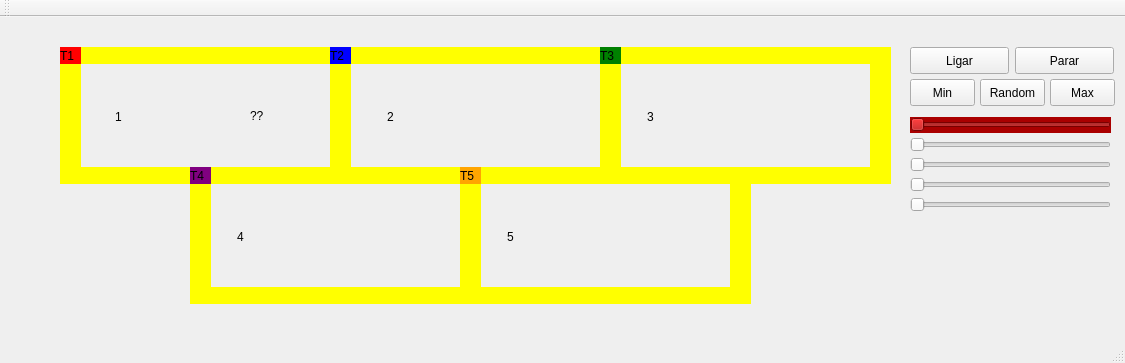
<?xml version="1.0" encoding="UTF-8"?>
<ui version="4.0">
 <class>MainWindow</class>
 <widget class="QMainWindow" name="MainWindow">
  <property name="geometry">
   <rect>
    <x>0</x>
    <y>0</y>
    <width>1125</width>
    <height>363</height>
   </rect>
  </property>
  <property name="windowTitle">
   <string>MainWindow</string>
  </property>
  <widget class="QWidget" name="centralWidget">
   <widget class="QLabel" name="label_trem1">
    <property name="geometry">
     <rect>
      <x>60</x>
      <y>30</y>
      <width>21</width>
      <height>17</height>
     </rect>
    </property>
    <property name="styleSheet">
     <string notr="true">QLabel { background: red}</string>
    </property>
    <property name="text">
     <string>T1</string>
    </property>
   </widget>
   <widget class="QLabel" name="label_trilho1_1">
    <property name="geometry">
     <rect>
      <x>80</x>
      <y>30</y>
      <width>250</width>
      <height>17</height>
     </rect>
    </property>
    <property name="styleSheet">
     <string notr="true">QLabel { background: yellow}</string>
    </property>
    <property name="text">
     <string/>
    </property>
   </widget>
   <widget class="QLabel" name="label_trilho1_3">
    <property name="geometry">
     <rect>
      <x>80</x>
      <y>150</y>
      <width>250</width>
      <height>17</height>
     </rect>
    </property>
    <property name="styleSheet">
     <string notr="true">QLabel { background: yellow}</string>
    </property>
    <property name="text">
     <string/>
    </property>
   </widget>
   <widget class="QLabel" name="label_trilho1_2">
    <property name="geometry">
     <rect>
      <x>330</x>
      <y>30</y>
      <width>21</width>
      <height>137</height>
     </rect>
    </property>
    <property name="styleSheet">
     <string notr="true">QLabel { background: yellow}</string>
    </property>
    <property name="text">
     <string/>
    </property>
   </widget>
   <widget class="QLabel" name="label_trilho1_4">
    <property name="geometry">
     <rect>
      <x>60</x>
      <y>30</y>
      <width>21</width>
      <height>137</height>
     </rect>
    </property>
    <property name="styleSheet">
     <string notr="true">QLabel { background: yellow}</string>
    </property>
    <property name="text">
     <string/>
    </property>
   </widget>
   <widget class="QPushButton" name="pb_liga">
    <property name="geometry">
     <rect>
      <x>910</x>
      <y>30</y>
      <width>99</width>
      <height>27</height>
     </rect>
    </property>
    <property name="text">
     <string>Ligar</string>
    </property>
   </widget>
   <widget class="QPushButton" name="pb_para">
    <property name="geometry">
     <rect>
      <x>1015</x>
      <y>30</y>
      <width>99</width>
      <height>27</height>
     </rect>
    </property>
    <property name="text">
     <string>Parar</string>
    </property>
   </widget>
   <widget class="QLabel" name="label_trilho2_2">
    <property name="geometry">
     <rect>
      <x>600</x>
      <y>30</y>
      <width>21</width>
      <height>137</height>
     </rect>
    </property>
    <property name="styleSheet">
     <string notr="true">QLabel { background: yellow}</string>
    </property>
    <property name="text">
     <string/>
    </property>
   </widget>
   <widget class="QLabel" name="label_trilho2_1">
    <property name="geometry">
     <rect>
      <x>350</x>
      <y>30</y>
      <width>250</width>
      <height>17</height>
     </rect>
    </property>
    <property name="styleSheet">
     <string notr="true">QLabel { background: yellow}</string>
    </property>
    <property name="text">
     <string/>
    </property>
   </widget>
   <widget class="QLabel" name="label_trilho2_3">
    <property name="geometry">
     <rect>
      <x>350</x>
      <y>150</y>
      <width>250</width>
      <height>17</height>
     </rect>
    </property>
    <property name="styleSheet">
     <string notr="true">QLabel { background: yellow}</string>
    </property>
    <property name="text">
     <string/>
    </property>
   </widget>
   <widget class="QLabel" name="label_trem2">
    <property name="geometry">
     <rect>
      <x>330</x>
      <y>30</y>
      <width>21</width>
      <height>17</height>
     </rect>
    </property>
    <property name="styleSheet">
     <string notr="true">QLabel { background: blue}</string>
    </property>
    <property name="text">
     <string>T2</string>
    </property>
   </widget>
   <widget class="QLabel" name="label_trilho3_3">
    <property name="geometry">
     <rect>
      <x>620</x>
      <y>150</y>
      <width>250</width>
      <height>17</height>
     </rect>
    </property>
    <property name="styleSheet">
     <string notr="true">QLabel { background: yellow}</string>
    </property>
    <property name="text">
     <string/>
    </property>
   </widget>
   <widget class="QLabel" name="label_trilho3_1">
    <property name="geometry">
     <rect>
      <x>620</x>
      <y>30</y>
      <width>250</width>
      <height>17</height>
     </rect>
    </property>
    <property name="styleSheet">
     <string notr="true">QLabel { background: yellow}</string>
    </property>
    <property name="text">
     <string/>
    </property>
   </widget>
   <widget class="QLabel" name="label_trilho3_2">
    <property name="geometry">
     <rect>
      <x>870</x>
      <y>30</y>
      <width>21</width>
      <height>137</height>
     </rect>
    </property>
    <property name="styleSheet">
     <string notr="true">QLabel { background: yellow}</string>
    </property>
    <property name="text">
     <string/>
    </property>
   </widget>
   <widget class="QLabel" name="label_trilho1_5">
    <property name="geometry">
     <rect>
      <x>210</x>
      <y>270</y>
      <width>250</width>
      <height>17</height>
     </rect>
    </property>
    <property name="styleSheet">
     <string notr="true">QLabel { background: yellow}</string>
    </property>
    <property name="text">
     <string/>
    </property>
   </widget>
   <widget class="QLabel" name="label_trilho2_4">
    <property name="geometry">
     <rect>
      <x>480</x>
      <y>270</y>
      <width>250</width>
      <height>17</height>
     </rect>
    </property>
    <property name="styleSheet">
     <string notr="true">QLabel { background: yellow}</string>
    </property>
    <property name="text">
     <string/>
    </property>
   </widget>
   <widget class="QLabel" name="label_trilho1_6">
    <property name="geometry">
     <rect>
      <x>190</x>
      <y>150</y>
      <width>21</width>
      <height>137</height>
     </rect>
    </property>
    <property name="styleSheet">
     <string notr="true">QLabel { background: yellow}</string>
    </property>
    <property name="text">
     <string/>
    </property>
   </widget>
   <widget class="QLabel" name="label_trilho1_7">
    <property name="geometry">
     <rect>
      <x>460</x>
      <y>150</y>
      <width>21</width>
      <height>137</height>
     </rect>
    </property>
    <property name="styleSheet">
     <string notr="true">QLabel { background: yellow}</string>
    </property>
    <property name="text">
     <string/>
    </property>
   </widget>
   <widget class="QLabel" name="label_trilho2_5">
    <property name="geometry">
     <rect>
      <x>730</x>
      <y>150</y>
      <width>21</width>
      <height>137</height>
     </rect>
    </property>
    <property name="styleSheet">
     <string notr="true">QLabel { background: yellow}</string>
    </property>
    <property name="text">
     <string/>
    </property>
   </widget>
   <widget class="QLabel" name="label">
    <property name="geometry">
     <rect>
      <x>115</x>
      <y>90</y>
      <width>181</width>
      <height>20</height>
     </rect>
    </property>
    <property name="text">
     <string>1</string>
    </property>
   </widget>
   <widget class="QLabel" name="label_2">
    <property name="geometry">
     <rect>
      <x>387</x>
      <y>90</y>
      <width>181</width>
      <height>20</height>
     </rect>
    </property>
    <property name="text">
     <string>2</string>
    </property>
   </widget>
   <widget class="QLabel" name="label_3">
    <property name="geometry">
     <rect>
      <x>647</x>
      <y>90</y>
      <width>191</width>
      <height>20</height>
     </rect>
    </property>
    <property name="text">
     <string>3</string>
    </property>
   </widget>
   <widget class="QLabel" name="label_4">
    <property name="geometry">
     <rect>
      <x>237</x>
      <y>210</y>
      <width>191</width>
      <height>20</height>
     </rect>
    </property>
    <property name="text">
     <string>4</string>
    </property>
   </widget>
   <widget class="QLabel" name="label_5">
    <property name="geometry">
     <rect>
      <x>507</x>
      <y>210</y>
      <width>191</width>
      <height>20</height>
     </rect>
    </property>
    <property name="text">
     <string>5</string>
    </property>
   </widget>
   <widget class="QLabel" name="label_trem3">
    <property name="geometry">
     <rect>
      <x>600</x>
      <y>30</y>
      <width>21</width>
      <height>17</height>
     </rect>
    </property>
    <property name="styleSheet">
     <string notr="true">QLabel { background: green}</string>
    </property>
    <property name="text">
     <string>T3</string>
    </property>
   </widget>
   <widget class="QLabel" name="label_trem4">
    <property name="geometry">
     <rect>
      <x>190</x>
      <y>150</y>
      <width>21</width>
      <height>17</height>
     </rect>
    </property>
    <property name="styleSheet">
     <string notr="true">QLabel { background: purple}</string>
    </property>
    <property name="text">
     <string>T4</string>
    </property>
   </widget>
   <widget class="QLabel" name="label_trem5">
    <property name="geometry">
     <rect>
      <x>460</x>
      <y>150</y>
      <width>21</width>
      <height>17</height>
     </rect>
    </property>
    <property name="styleSheet">
     <string notr="true">QLabel { background: orange}</string>
    </property>
    <property name="text">
     <string>T5</string>
    </property>
   </widget>
   <widget class="QSlider" name="t1_slider">
    <property name="geometry">
     <rect>
      <x>910</x>
      <y>100</y>
      <width>201</width>
      <height>16</height>
     </rect>
    </property>
    <property name="styleSheet">
     <string notr="true">background-color: rgb(170, 0, 0);</string>
    </property>
    <property name="minimum">
     <number>1</number>
    </property>
    <property name="maximum">
     <number>500</number>
    </property>
    <property name="singleStep">
     <number>1</number>
    </property>
    <property name="orientation">
     <enum>Qt::Horizontal</enum>
    </property>
   </widget>
   <widget class="QPushButton" name="pb_min">
    <property name="geometry">
     <rect>
      <x>910</x>
      <y>62</y>
      <width>65</width>
      <height>27</height>
     </rect>
    </property>
    <property name="text">
     <string>Min</string>
    </property>
   </widget>
   <widget class="QPushButton" name="pb_random">
    <property name="geometry">
     <rect>
      <x>980</x>
      <y>62</y>
      <width>65</width>
      <height>27</height>
     </rect>
    </property>
    <property name="text">
     <string>Random</string>
    </property>
   </widget>
   <widget class="QPushButton" name="pb_max">
    <property name="geometry">
     <rect>
      <x>1050</x>
      <y>62</y>
      <width>65</width>
      <height>27</height>
     </rect>
    </property>
    <property name="text">
     <string>Max</string>
    </property>
   </widget>
   <widget class="QSlider" name="t2_slider">
    <property name="geometry">
     <rect>
      <x>910</x>
      <y>120</y>
      <width>201</width>
      <height>16</height>
     </rect>
    </property>
    <property name="styleSheet">
     <string notr="true">background-color: 'blue';</string>
    </property>
    <property name="minimum">
     <number>1</number>
    </property>
    <property name="maximum">
     <number>500</number>
    </property>
    <property name="orientation">
     <enum>Qt::Horizontal</enum>
    </property>
   </widget>
   <widget class="QSlider" name="t3_slider">
    <property name="geometry">
     <rect>
      <x>910</x>
      <y>140</y>
      <width>201</width>
      <height>16</height>
     </rect>
    </property>
    <property name="styleSheet">
     <string notr="true">background-color: 'green';</string>
    </property>
    <property name="minimum">
     <number>1</number>
    </property>
    <property name="maximum">
     <number>500</number>
    </property>
    <property name="orientation">
     <enum>Qt::Horizontal</enum>
    </property>
   </widget>
   <widget class="QSlider" name="t4_slider">
    <property name="geometry">
     <rect>
      <x>910</x>
      <y>160</y>
      <width>201</width>
      <height>16</height>
     </rect>
    </property>
    <property name="styleSheet">
     <string notr="true">background-color: 'purple';</string>
    </property>
    <property name="minimum">
     <number>1</number>
    </property>
    <property name="maximum">
     <number>500</number>
    </property>
    <property name="orientation">
     <enum>Qt::Horizontal</enum>
    </property>
   </widget>
   <widget class="QSlider" name="t5_slider">
    <property name="geometry">
     <rect>
      <x>910</x>
      <y>180</y>
      <width>201</width>
      <height>16</height>
     </rect>
    </property>
    <property name="styleSheet">
     <string notr="true">background-color: 'orange';</string>
    </property>
    <property name="minimum">
     <number>1</number>
    </property>
    <property name="maximum">
     <number>500</number>
    </property>
    <property name="orientation">
     <enum>Qt::Horizontal</enum>
    </property>
   </widget>
   <widget class="QLabel" name="label_6">
    <property name="geometry">
     <rect>
      <x>250</x>
      <y>90</y>
      <width>58</width>
      <height>18</height>
     </rect>
    </property>
    <property name="text">
     <string>??</string>
    </property>
   </widget>
   <zorder>label_trilho2_4</zorder>
   <zorder>label_trilho1_5</zorder>
   <zorder>label_trilho1_7</zorder>
   <zorder>label_trilho2_5</zorder>
   <zorder>label_trilho1_6</zorder>
   <zorder>label_trilho1_1</zorder>
   <zorder>label_trilho1_3</zorder>
   <zorder>label_trilho1_2</zorder>
   <zorder>label_trilho1_4</zorder>
   <zorder>label_trem1</zorder>
   <zorder>pb_liga</zorder>
   <zorder>pb_para</zorder>
   <zorder>label_trilho2_2</zorder>
   <zorder>label_trilho2_1</zorder>
   <zorder>label_trilho2_3</zorder>
   <zorder>label_trem2</zorder>
   <zorder>label_trilho3_3</zorder>
   <zorder>label_trilho3_1</zorder>
   <zorder>label_trilho3_2</zorder>
   <zorder>label</zorder>
   <zorder>label_2</zorder>
   <zorder>label_3</zorder>
   <zorder>label_4</zorder>
   <zorder>label_5</zorder>
   <zorder>label_trem3</zorder>
   <zorder>label_trem4</zorder>
   <zorder>label_trem5</zorder>
   <zorder>t1_slider</zorder>
   <zorder>pb_min</zorder>
   <zorder>pb_random</zorder>
   <zorder>pb_max</zorder>
   <zorder>t2_slider</zorder>
   <zorder>t3_slider</zorder>
   <zorder>t4_slider</zorder>
   <zorder>t5_slider</zorder>
   <zorder>label_6</zorder>
  </widget>
  <widget class="QToolBar" name="mainToolBar">
   <attribute name="toolBarArea">
    <enum>TopToolBarArea</enum>
   </attribute>
   <attribute name="toolBarBreak">
    <bool>false</bool>
   </attribute>
  </widget>
  <widget class="QStatusBar" name="statusBar"/>
 </widget>
 <layoutdefault spacing="6" margin="11"/>
 <resources/>
 <connections/>
</ui>
